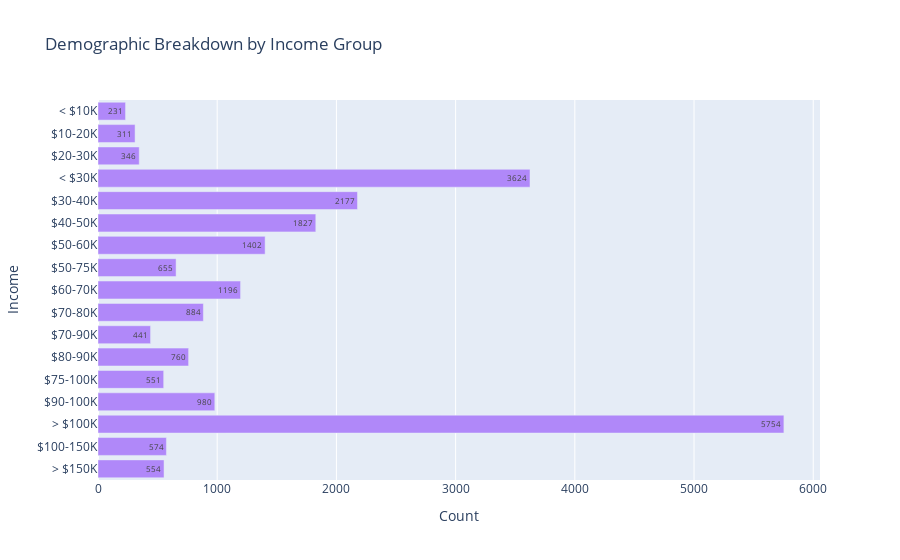
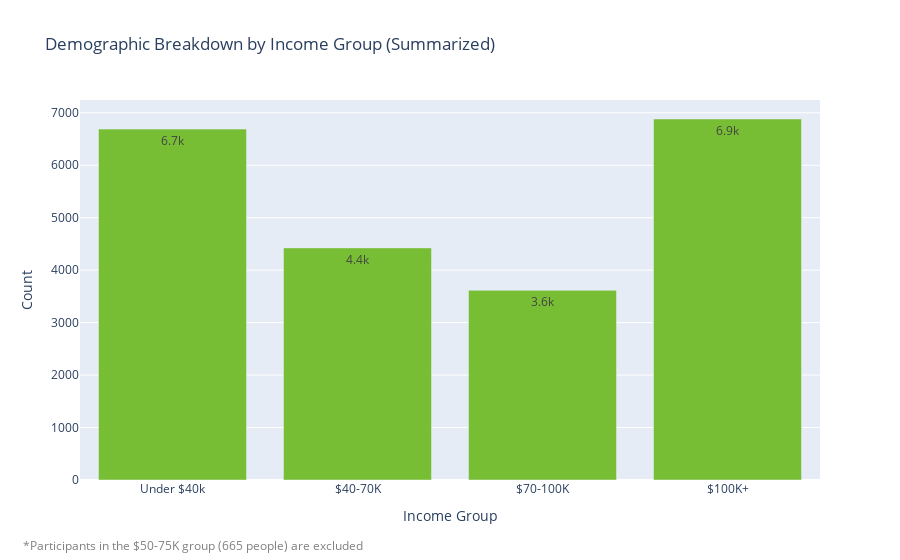

Source (notebook cell) for these figures, in order:
### Code cell
# look in distinct_values.csv to see results
get_distinct_values('df_combined','INCOME')

fig = px.bar(
    create_distinct_value_count_df('df_combined','INCOME','("Refused","Don\'t know/Refused/Web blank")'), 
    y='INCOME', 
    x='Count', 
    text='Count',
    title="Demographic Breakdown by Income Group",
    color_discrete_sequence=['#b088f9'],
    category_orders={'INCOME':[
        '< $10K',
        '$10-20K',
        '$20-30K',
        '< $30K',
        '$30-40K',
        '$40-50K',
        '$50-60K',
        '$50-75K',
        '$60-70K',
        '$70-80K',
        '$70-90K',
        '$80-90K',
        '$75-100K',
        '$90-100K',
        '> $100K',
        '$100-150K',
        '> $150K'
    ]}
)
fig.update_yaxes(title="Income").show()

fig = px.bar(
    create_distinct_value_count_df('df_combined','INCOME_GROUP',"('Other')"),
    x='INCOME_GROUP',
    y='Count',
    title='Demographic Breakdown by Income Group (Summarized)',
    text_auto='.2s',
    color_discrete_sequence=['#77be34'],
    category_orders={'INCOME_GROUP':[
        'Under $40k',
        '$40-70K',
        '$70-100K',
        '$100K+'
    ]}
)

# add subtitle
fig.update_layout(
    annotations=[
        dict(
            x=-0.08, y=-0.20,  # Position below the chart
            text="*Participants in the $50-75K group (665 people) are excluded",
            showarrow=False,  # No arrow pointing to the text
            xref="paper", yref="paper",  # Position relative to the chart
            font=dict(size=12, color="gray"),
        )
    ]
).update_xaxes(title="Income Group").show()

### Figure 1 — Plotly figure (JSON) as saved in the notebook; plotly's stock layout.template omitted (floating-point values rounded to 4 significant figures)
{"data": [{"alignmentgroup": "True", "hovertemplate": "Count=%{text}<br>INCOME=%{y}<extra></extra>", "legendgroup": "", "marker": {"color": "#b088f9", "pattern": {"shape": ""}}, "name": "", "offsetgroup": "", "orientation": "h", "showlegend": false, "text": [311, 574, 346, 2177, 1827, 1402, 655, 1196, 884, 441, 551, 760, 980, 231, 3624, 5754, 554], "textposition": "auto", "type": "bar", "x": [311, 574, 346, 2177, 1827, 1402, 655, 1196, 884, 441, 551, 760, 980, 231, 3624, 5754, 554], "xaxis": "x", "y": ["$10-20K", "$100-150K", "$20-30K", "$30-40K", "$40-50K", "$50-60K", "$50-75K", "$60-70K", "$70-80K", "$70-90K", "$75-100K", "$80-90K", "$90-100K", "< $10K", "< $30K", "> $100K", "> $150K"], "yaxis": "y"}], "layout": {"barmode": "relative", "legend": {"tracegroupgap": 0}, "title": {"text": "Demographic Breakdown by Income Group"}, "xaxis": {"anchor": "y", "domain": [0, 1], "title": {"text": "Count"}}, "yaxis": {"anchor": "x", "categoryarray": ["> $150K", "$100-150K", "> $100K", "$90-100K", "$75-100K", "$80-90K", "$70-90K", "$70-80K", "$60-70K", "$50-75K", "$50-60K", "$40-50K", "$30-40K", "< $30K", "$20-30K", "$10-20K", "< $10K"], "categoryorder": "array", "domain": [0, 1], "title": {"text": "Income"}}}}

### Figure 2 — Plotly figure (JSON) as saved in the notebook; plotly's stock layout.template omitted (floating-point values rounded to 4 significant figures)
{"data": [{"alignmentgroup": "True", "hovertemplate": "INCOME_GROUP=%{x}<br>Count=%{y}<extra></extra>", "legendgroup": "", "marker": {"color": "#77be34", "pattern": {"shape": ""}}, "name": "", "offsetgroup": "", "orientation": "v", "showlegend": false, "textposition": "auto", "texttemplate": "%{y:.2s}", "type": "bar", "x": ["$100K+", "$40-70K", "$70-100K", "Under $40k"], "xaxis": "x", "y": [6882, 4425, 3616, 6689], "yaxis": "y"}], "layout": {"annotations": [{"font": {"color": "gray", "size": 12}, "showarrow": false, "text": "*Participants in the $50-75K group (665 people) are excluded", "x": -0.08, "xref": "paper", "y": -0.2, "yref": "paper"}], "barmode": "relative", "legend": {"tracegroupgap": 0}, "title": {"text": "Demographic Breakdown by Income Group (Summarized)"}, "xaxis": {"anchor": "y", "categoryarray": ["Under $40k", "$40-70K", "$70-100K", "$100K+"], "categoryorder": "array", "domain": [0, 1], "title": {"text": "Income Group"}}, "yaxis": {"anchor": "x", "domain": [0, 1], "title": {"text": "Count"}}}}
